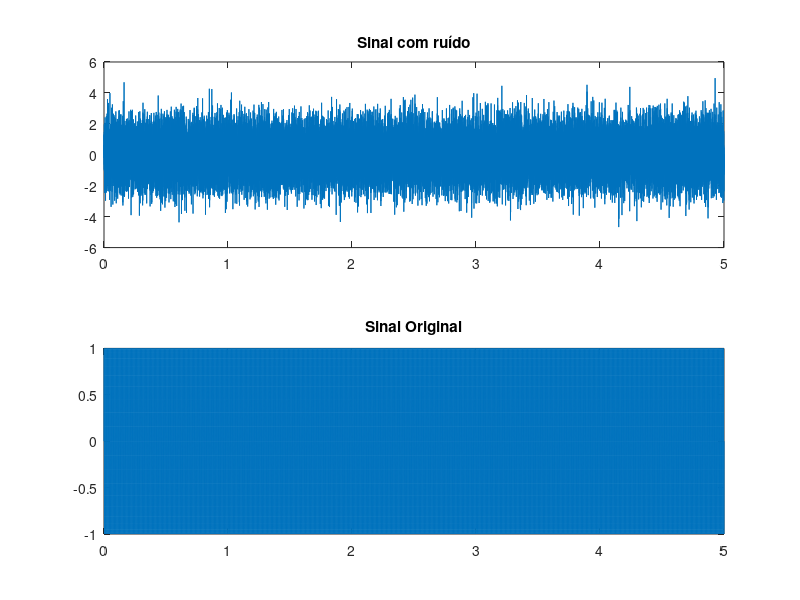
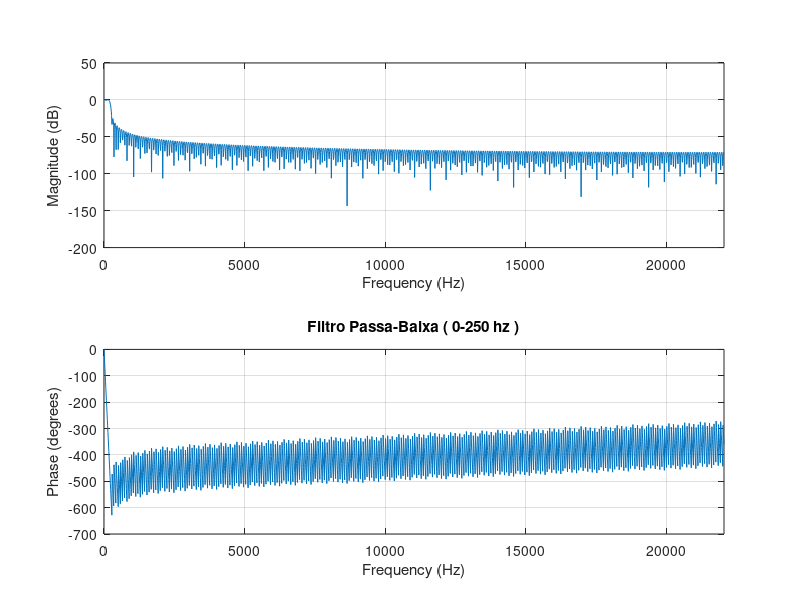
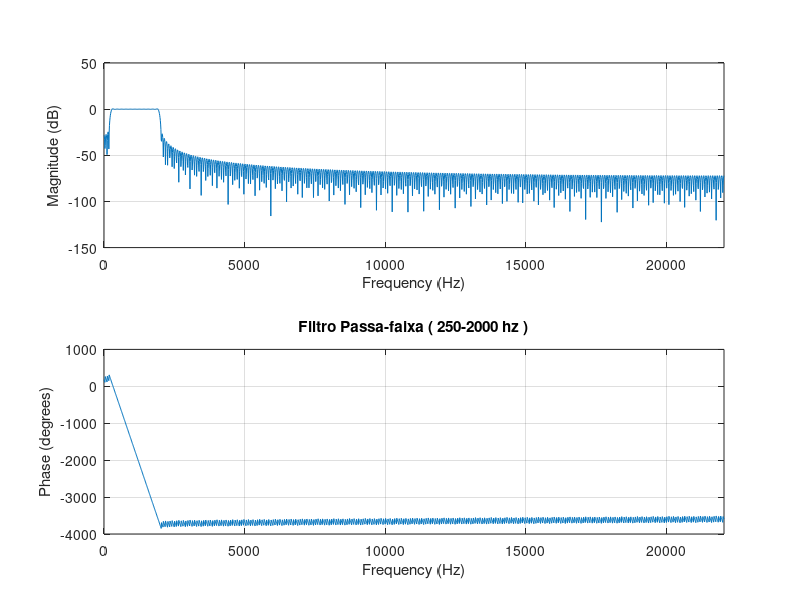
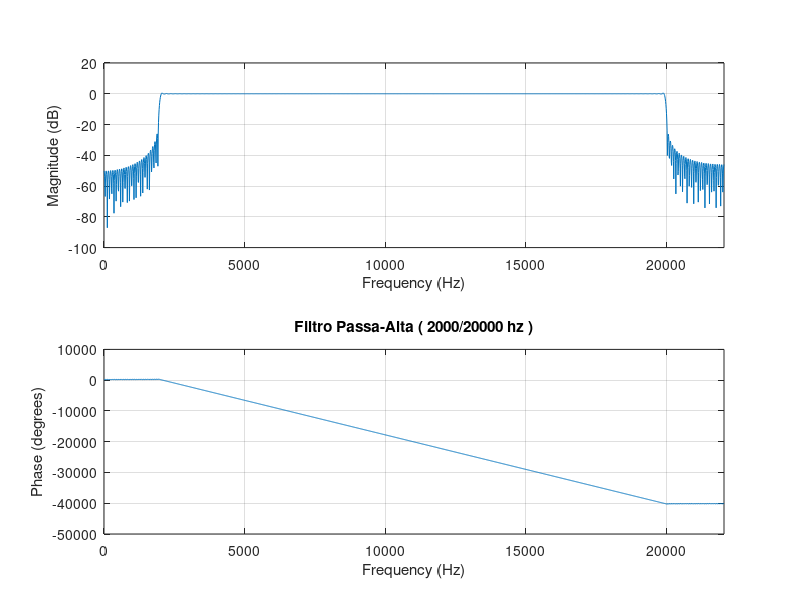

MATLAB code to generate these figures, in order:
% dependencys
pkg load signal;
pkg load control;

% global
fs = 44100; %  44,1 kHz
fc_low = 0; % freq inicial de corte para freq baixas, Hz, !graves;
fc_medium = 250; % freq inicial de corte para freq medias, Hz, !medios;
fc_high = 2000; % freq inicial de corte para freq altas, hz, !agudos;
time = 5; % record duration in seconds

% Criando um sinal senoidal de teste!!!!
t = 0:1/6000:time; % Vetor de tempo
f = 150; % Frequência do sinal senoidal
x = sin(2*pi*f*t);
noise = randn(1,length(x));
%y + noise
signal = x + noise;
% uncomment this if want to create a new file;
% add print to show when the process start!

%setRec("out.wav", 5, fs);
%% Substituir pelo sinal de voz gravado
%[x, ] = getRec(); %fs was defined in the start of the script

% FIR
ripple_max = 1; % Ripple máximo na banda de passagem (em dB)
attenuation = 60; % Atenuação na banda de rejeição (em dB)
transition_width = 1; % Largura da banda de transição (em oitavas)

% IRR

%% Substituir pelo sinal de voz gravado
%[x, ] = getRec(); %fs was defined in the start of the script

% frequências de corte
passband_low_freq = fc_low; % banda de passagem 
stopband_low_freq = 250; % banda de rejeição 
passband_medium_freq = fc_medium; % banda de passagem 
stopband_medium_freq = 2000; % banda de rejeição 
passband_high_freq = fc_high; % banda de passagem 
stopband_high_freq = 20000; % banda de rejeição 

% segundo o professor!
% Filtro passa-baixas - banda passante 0 a 250 Hz (faixa de graves) 
% Filtro passa-faixa - banda passante: 250 a 2 kHz (faixa de médios)
% Filtro passa-alta - banda passante: 2 kHz a 20 kHz (faixa de agudos) 

% segundo pesquisas!
% graves 20-250 hz
% medios 250-5000 hz
% agudos 5000-20000 hz

% Calculando as frequências normalizadas
passband_low_normalized = passband_low_freq / (fs/2);
stopband_low_normalized = stopband_low_freq / (fs/2);
passband_medium_normalized = passband_medium_freq / (fs/2);
stopband_medium_normalized = stopband_medium_freq / (fs/2);
passband_high_normalized = passband_high_freq / (fs/2);
stopband_high_normalized = stopband_high_freq / (fs/2);

% Calculando a ordem do filtro usando a regra de Kaiser
order_fir_low = kaiserord([passband_low_normalized, stopband_low_normalized], [1, 0], [ripple_max, attenuation]);
order_fir_medium = kaiserord([passband_medium_normalized, stopband_medium_normalized], [1, 0], [ripple_max, attenuation]);
order_fir_high = kaiserord([passband_high_normalized, stopband_high_normalized], [1, 0] , [ripple_max, attenuation]);
order_fir_low = 550;
order_fir_medium = 550;
order_fir_high = 550;
% print the orders for comparison!!

% Criando filtros
fir_low_filter = fir1(order_fir_low, [passband_low_normalized, stopband_low_normalized], kaiser(order_fir_low+1, ripple_max));
fir_medium_filter = fir1(order_fir_medium, [passband_medium_normalized, stopband_medium_normalized], kaiser(order_fir_medium+1, ripple_max));
fir_high_filter = fir1(order_fir_high, [passband_high_normalized, stopband_high_normalized], kaiser(order_fir_high+1,  ripple_max));

% Projeto do filtro IIR passa-baixa
[b_low, a_low] = butter(6, stopband_low_normalized, 'low');

% Aplicação do filtro IIR passa-baixa no sinal de áudio gravado
voiceFilteredLowIIR = filter(b_low, a_low, signal);

% Projeto do filtro IIR passa-faixa
[b_mid, a_mid] = butter(6, [stopband_medium_normalized, stopband_high_normalized], 'bandpass');

% Aplicação do filtro IIR passa-faixa no sinal de áudio gravado
voiceFilteredMidIIR = filter(b_mid, a_mid, signal);

% Projeto do filtro IIR passa-alta
[b_high, a_high] = butter(6, stopband_high_normalized, 'high');

% Aplicação do filtro IIR passa-alta no sinal de áudio gravado
voiceFilteredHighIIR = filter(b_high, a_high, signal);

% Aplicando filtros
filtered_low_fir = filter(fir_low_filter, 1, signal);
filtered_medium_fir = filter(fir_medium_filter, 1, signal);
filtered_high_fir = filter(fir_high_filter, 1, signal);

% plotagem sinal de entrada e ruido
figure;
subplot(2,1,1);
plot(t, signal);
title('Sinal com ruído');

subplot(2,1,2);
plot(t, x);
title('Sinal Original');

% Plotagem FIR FIltros
figure;
freqz(fir_low_filter, 1, 1024, fs);
title('Filtro Passa-Baixa ( 0-250 hz )');

figure;
freqz(fir_medium_filter, 1, 1024, fs);
title('Filtro Passa-faixa ( 250-2000 hz )');

figure;
freqz(fir_high_filter, 1, 1024, fs);
title('Filtro Passa-Alta ( 2000/20000 hz )');
% Plotagem FIR Sinais filtrados
figure;
subplot(2,1,1);
plot(t, filtered_low_fir);
title('Sinal Filtrado com FIR/LOW');

subplot(2,1,2);
plot(t, filtered_medium_fir);
title('Sinal Filtrado com FIR/MEDIUM');

figure;
subplot(2,1,1);
plot(t, filtered_high_fir);
title('Sinal Filtrado com FIR/HIGH');

% Plotagem dos sinais filtrados IIR
figure;

subplot(3,1,1);
plot(t, voiceFilteredLowIIR);
title('Sinal Filtrado com IIR/Baixo');

subplot(3,1,2);
plot(t, voiceFilteredMidIIR);
title('Sinal Filtrado com IIR/Médio-Alto');